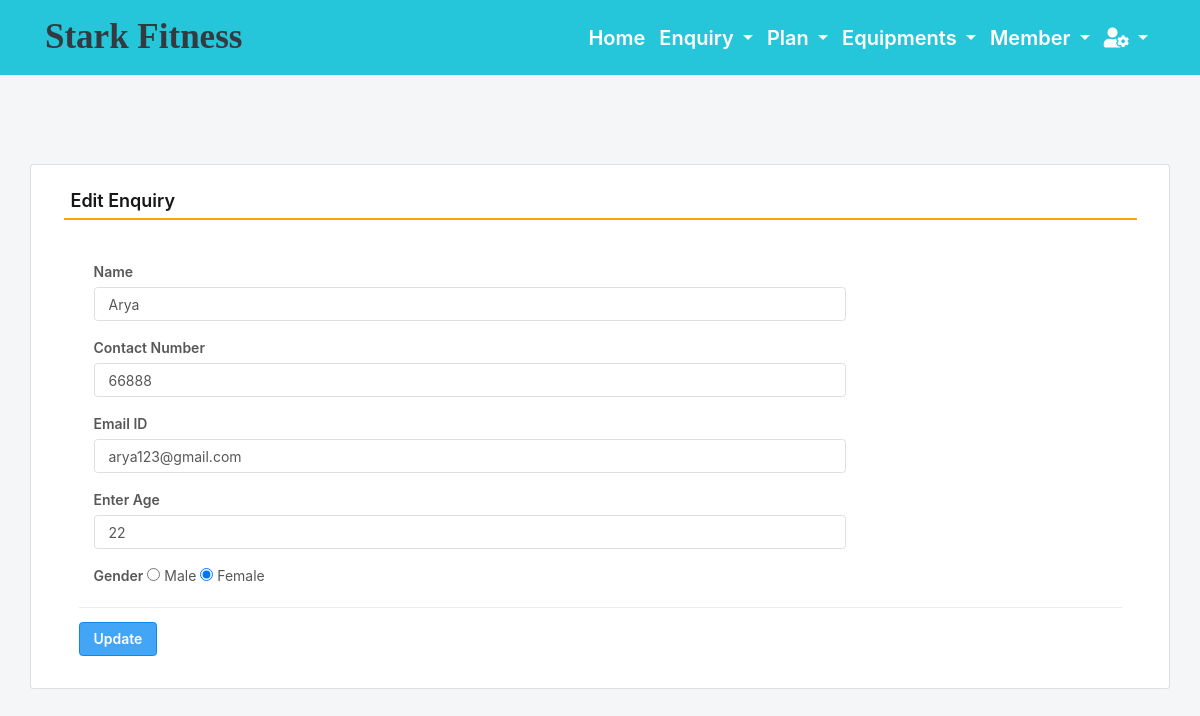
The app's page /edit_Enquiry/3 (signed in) with its own data.
### gym/models.py (models this page shows, shortened)
class Enquiry(models.Model):
    name = models.CharField(max_length=150, null=True)
    mobile = models.CharField(max_length=15, null=True)
    email = models.CharField(max_length=50, null=True)
    age = models.CharField(max_length=15, null=True)
    gender = models.CharField(max_length=10, null=True)

### gym/views.py (the view, shortened to what this page needs)
# urls.py: path('edit_Enquiry/<int:pid>', edit_Enquiry, name='edit_Enquiry'),
def edit_Enquiry(request,pid):
    error = ""
    if not request.user.is_authenticated:
        return redirect(admin_login)
    user = request.user
    enquiry = Enquiry.objects.get(id=pid)
    return render(request,'edit_Enquiry.html', locals())

### gym/templates/edit_Enquiry.html (shortened to what this page needs)
{% include 'admin_nav.html' %}
{% load static %}
{% block main %}
 <html lang="en" class="no-focus">
 <link rel="stylesheet" id="css-main" href="{% static 'css1/codebase.min.css' %}">
 <br><br><br><br>
	<div class="container card shadow mt-5">
		<div class="card-body">
			<h5 class="p-2" style="border-bottom: 2px solid orange">Edit Enquiry</h5>
             <br>
			<div class="container-fluid">
					<form method="post">
                        <div class="col-sm-9">
							<div class="form-group">
								<label>Name</label>
                                <input type="text" name="name" class="form-control" value="{{enquiry.name}}">
							</div>
						</div>
                        <div class="col-sm-9">
							<div class="form-group">
								<label>Contact Number</label>
                                <input type="text" name="mobile" class="form-control" value="{{enquiry.mobile}}">
							</div>
						</div>
                        <div class="col-sm-9">
							<div class="form-group">
								<label>Email ID</label>
                                <input type="text" name="email" class="form-control" value="{{enquiry.email}}">
							</div>
						</div>
                        <div class="col-sm-9">
							<div class="form-group">
								<label>Enter Age</label>
                                <input type="text" name="age" class="form-control" value="{{enquiry.age}}">
							</div>
						</div>
                        <div class="col-sm-9">
							<div class="form-group">
								<label>Gender</label>
								{% if enquiry.gender == "Female" %}
								<input type="radio" name="gender" value="Male"> Male
								<input type="radio" name="gender" value="Female" checked> Female
								{% endif %}
							</div>
						</div>
						<hr>
						<input type="submit" value="Update" class="btn btn-primary">
					</form>
				</div>
			</div>
		</div>
        <link rel="stylesheet" href="https://use.fontawesome.com/releases/v5.6.3/css/all.css">
 </html>
{% endblock %}

### records on screen
Enquiry: name "Arya", mobile "66888", email "arya123@gmail.com", age "22"
